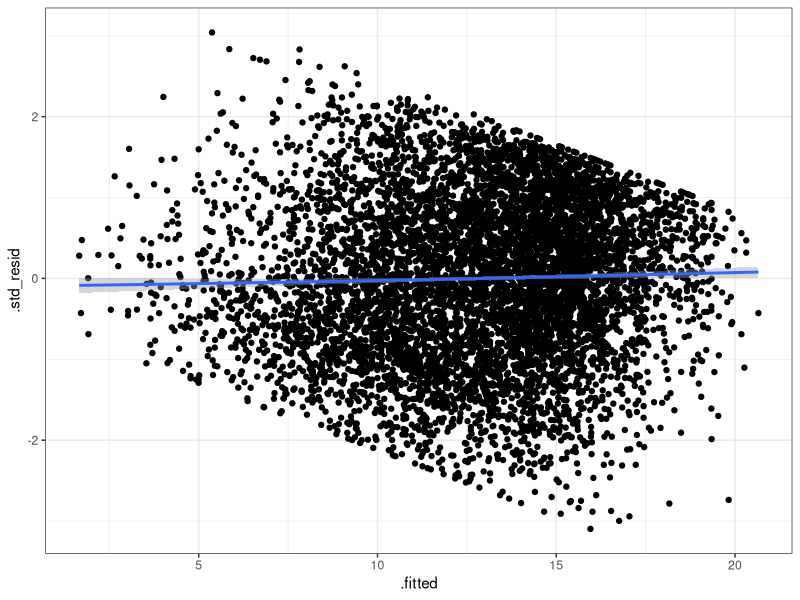
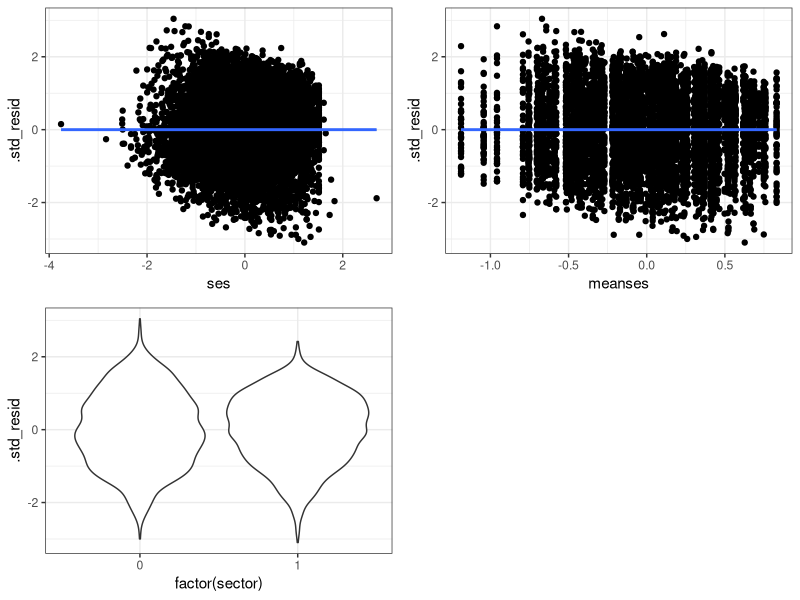
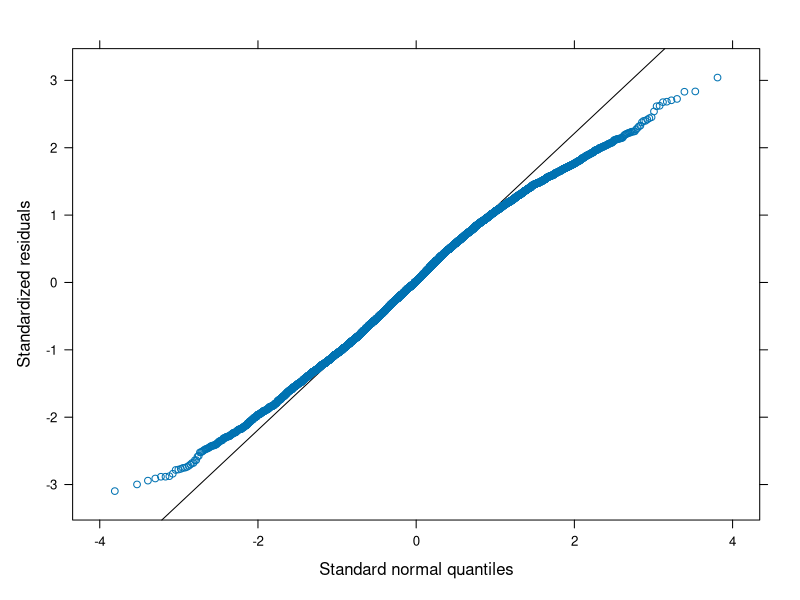

Generate these figures, in order, with R: (Note: this script raises an error after producing the figures.)
## ---- chunk 1
knitr::opts_chunk$set(echo = TRUE, comment = ">#")
## ---- chunk 2
library(tidyverse)
theme_set(theme_bw())  # Use a different theme for plotting with ggplot2
library(lme4)
library(haven)
# Read in the data (pay attention to the directory)
hsball <- read_sav("../data/hsball.sav")
hsball <- as.data.frame(hsball)  # need this to get the influence statistics
## ---- chunk 3
crlv_int <- lmer(mathach ~ meanses + sector * ses + (ses | id), 
                 data = hsball)
## ---- chunk 4
# Augment the data with the fitted values and the standardized residuals
resid_df <- mutate(hsball, 
                   .std_resid = resid(crlv_int, scaled = TRUE), 
                   .fitted = fitted(crlv_int))
ggplot(resid_df, 
       aes(x = .fitted, y = .std_resid)) + 
  geom_point() +  # show the points
  geom_smooth()  # add a smoother
## ---- chunk 5
p1 <- ggplot(resid_df, 
       aes(x = ses, y = .std_resid)) + 
  geom_point() +  # show the points
  geom_smooth()  # add a smoother
## ---- chunk 6
p2 <- ggplot(resid_df, 
       aes(x = meanses, y = .std_resid)) + 
  geom_point() +  # show the points
  geom_smooth()  # add a smoother
## ---- chunk 7
p3 <- ggplot(resid_df, 
       aes(x = factor(sector),  # factor() is used for categorical predictor
           y = .std_resid)) + 
  # use `geom_violin()` with categorical predictor
  geom_violin()
gridExtra::grid.arrange(p1, p2, p3, nrow = 2L)
## ---- chunk 8
library(lattice)  # need this package to use the built-in functions
qqmath(crlv_int)  # just use the `qqmath()` function on the fitted model
## ---- chunk 9
# the code is a bit more complex in order to add, but you only need to replace
# the reference lines `crlv_int` with the name of your own model to get the
# plots for your own analyses
qqmath(ranef(crlv_int), 
       panel = function(x) {  
         panel.qqmath(x)
         panel.qqmathline(x)
       })
## ---- chunk 10
library(car)
car::vif(crlv_int)
## ---- chunk 11
inf_crlv_int <- influence(crlv_int, "id")  # get influence statistics
car::infIndexPlot(inf_crlv_int)
